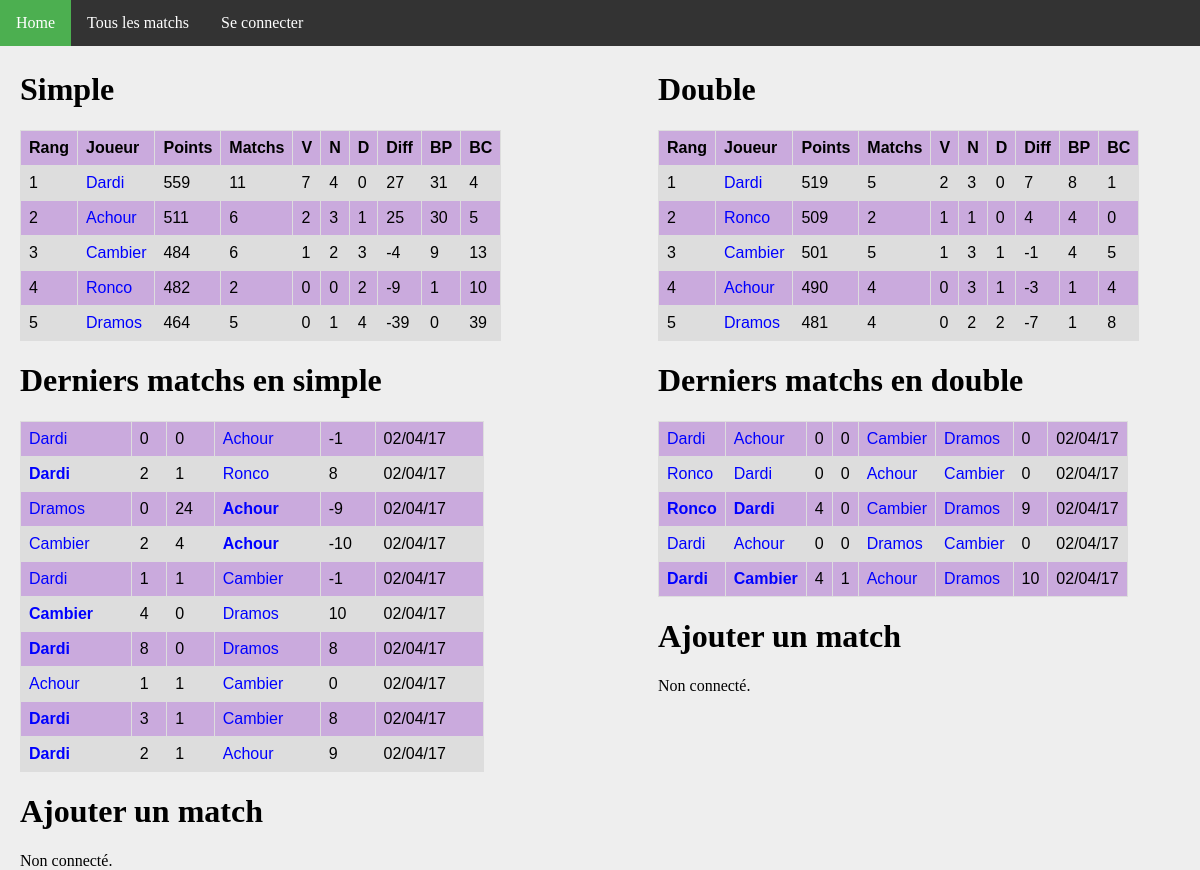
The page / on the database its author committed.
### ranking/models.py (models this page shows, shortened)
class Joueur(models.Model):
    user = models.OneToOneField(User, on_delete=models.CASCADE)
    pseudo = models.CharField(max_length = 50, default="Pax lambda")
    simple_score = models.IntegerField(default=500)
    simple_rang = models.IntegerField(default=0)
    simple_victoires = models.IntegerField(default=0)
    simple_nuls = models.IntegerField(default=0)
    simple_defaites = models.IntegerField(default=0)
    simple_buts_pour = models.IntegerField(default=0)
    simple_buts_contre = models.IntegerField(default=0)
    double_score = models.IntegerField(default=500)
    double_rang = models.IntegerField(default=0)
    double_victoires = models.IntegerField(default=0)
    double_nuls = models.IntegerField(default=0)
    double_defaites = models.IntegerField(default=0)
    double_buts_pour = models.IntegerField(default=0)
    double_buts_contre = models.IntegerField(default=0)
    @property
    def simple_matchs(self):
        return self.simple_nuls + self.simple_victoires + self.simple_defaites
    @property
    def double_matchs(self):
        return self.double_nuls + self.double_victoires + self.double_defaites
    @property
    def simple_diff(self):
        return self.simple_buts_pour - self.simple_buts_contre
    @property
    def double_diff(self):
        return self.double_buts_pour - self.double_buts_contre

class MatchSimple(models.Model):
    domicile = models.ForeignKey('Joueur', related_name = 'dom')
    exterieur = models.ForeignKey('Joueur', related_name = 'exte')
    date = models.DateTimeField(auto_now=True)
    buts_domicile = models.IntegerField(default=0)
    buts_exterieur = models.IntegerField(default=0)
    points = models.IntegerField(default=0)
    @property
    def winner(self):
        if self.buts_domicile > self.buts_exterieur:
            return 1.
        elif self.buts_domicile < self.buts_exterieur:
            return 0.
        else:
            return 0.5

class MatchDouble(models.Model):
    domicile_1 = models.ForeignKey('Joueur', related_name = 'dom1')
    domicile_2 = models.ForeignKey('Joueur', related_name = 'dom2')
    exterieur_1 = models.ForeignKey('Joueur', related_name = 'exte1')
    exterieur_2 = models.ForeignKey('Joueur', related_name = 'exte2')
    date = models.DateTimeField(auto_now=True)
    buts_domicile = models.IntegerField(default=0)
    buts_exterieur = models.IntegerField(default=0)
    points = models.IntegerField(default=0)
    @property
    def winner(self):
        if self.buts_domicile > self.buts_exterieur:
            return 1.
        elif self.buts_domicile < self.buts_exterieur:
            return 0.
        else:
            return 0.5

### ranking/views.py (the view)
# urls.py: url(r'^$', views.index, name='index'),
def index(request):
    n_matchs = 10
    context = {
        'simple_ranking': Joueur.objects.order_by('simple_rang').all(),
        'double_ranking': Joueur.objects.order_by('double_rang').all(),
        'simple_matchs': MatchSimple.objects.order_by('-date').all()[:n_matchs],
        'double_matchs': MatchDouble.objects.order_by('-date').all()[:n_matchs],
    }
    return render(request, 'index.html', context)

### ranking/templates/index.html
{% extends 'base.html' %}
{% block body %}
<div id="column1" style="float:left; margin:0; width:40%;">
    <h1>Simple</h1>
    <table>
        <tr>
            <th>Rang</th>
            <th>Joueur</th>
            <th>Points</th>
            <th>Matchs</th>
            <th>V</th>
            <th>N</th>
            <th>D</th>
            <th>Diff</th>
            <th>BP</th>
            <th>BC</th>
        </tr>
        {% for j in simple_ranking %}
        <tr>
            <td>{{ j.simple_rang }}</td>
            <td><a class='joueur' href="{% url 'joueur' j.id %}">{{j.pseudo}}</a></td>
            <td>{{j.simple_score}}</td>
            <td>{{j.simple_matchs}}</td>
            <td>{{j.simple_victoires}}</td>
            <td>{{j.simple_nuls}}</td>
            <td>{{j.simple_defaites}}</td>
            <td>{{j.simple_diff}}</td>
            <td>{{j.simple_buts_pour}}</td>
            <td>{{j.simple_buts_contre}}</td>
        </tr>
        {% endfor %}
    </table>
    <h1>Derniers matchs en simple</h1>
    <table>
        {% for m in simple_matchs %}
        <tr>
            <td {% if m.winner == 1 %} style='font-weight:bold'{% endif %} >
                <a class="joueur" href="{% url 'joueur' m.domicile.id %}">{{m.domicile.pseudo}}</a>
            </td>
            <td>{{m.buts_domicile}}</td>
            <td>{{m.buts_exterieur}}</td>
            <td {% if m.winner == 0 %} style='font-weight:bold'{% endif %} >
                <a class='joueur' href="{% url 'joueur' m.exterieur.id %}">{{m.exterieur.pseudo}}</a>
            </td>
            <td>{{m.points}}</td>
            <td>{{m.date | date:'d/m/y'}}</td>
        </tr>
        {% endfor %}
    </table>
    <h1>Ajouter un match</h1>
    {% if request.user.is_authenticated %}
    {% if message %}<p><strong>{{ message }}</strong></p>{% endif %}
    <form action="{% url 'traiter_match' %}" method='post'>
        {% csrf_token %}
        <label for="adv">Adversaire :</label>
        <select name="adv">
            {% for j in simple_ranking %}
                <option value="{{j.id}}">{{j.pseudo}}</option>
            {% endfor %}
        </select>
        <br/>
        Score :
        <input name="score_1" min="0" max="30" type="number" value="0"/>
        -
        <input name="score_2" min="0" max="30" type="number" value="0"/>
        <br/><input type="submit" value="Valider"/>
	</form>
    {% else %}
        Non connecté.
    {% endif %}
</div>
<div id="column2" style="float:left; margin-left:15%;width:40%;">
<h1>Double</h1>
<table>
    <tr>
        <th>Rang</th>
        <th>Joueur</th>
        <th>Points</th>
        <th>Matchs</th>
        <th>V</th>
        <th>N</th>
        <th>D</th>
        <th>Diff</th>
        <th>BP</th>
        <th>BC</th>
    </tr>
    {% for j in double_ranking %}
    <tr>
        <td>{{ j.double_rang }}</td>
        <td><a class='joueur' href="{% url 'joueur' j.id %}">{{j.pseudo}}</a></td>
        <td>{{j.double_score}}</td>
        <td>{{j.double_matchs}}</td>
        <td>{{j.double_victoires}}</td>
        <td>{{j.double_nuls}}</td>
        <td>{{j.double_defaites}}</td>
        <td>{{j.double_diff}}</td>
        <td>{{j.double_buts_pour}}</td>
        <td>{{j.double_buts_contre}}</td>
    </tr>
    {% endfor %}
    </table>
    <h1>Derniers matchs en double</h1>
    <table>
        {% for m in double_matchs %}
        <tr>
            <td {% if m.winner == 1 %} style='font-weight:bold'{% endif %} >
                <a class="joueur" href="{% url 'joueur' m.domicile_1.id %}">{{m.domicile_1.pseudo}}</a>
            </td>
            <td {% if m.winner == 1 %} style='font-weight:bold'{% endif %} >
                <a class="joueur" href="{% url 'joueur' m.domicile_2.id %}">{{m.domicile_2.pseudo}}</a>
            </td>
            <td>{{m.buts_domicile}}</td>
            <td>{{m.buts_exterieur}}</td>
            <td {% if m.winner == 0 %} style='font-weight:bold'{% endif %} >
                <a class='joueur' href="{% url 'joueur' m.exterieur_1.id %}">{{m.exterieur_1.pseudo}}</a>
            </td>
            <td {% if m.winner == 0 %} style='font-weight:bold'{% endif %} >
                <a class='joueur' href="{% url 'joueur' m.exterieur_2.id %}">{{m.exterieur_2.pseudo}}</a>
            </td>
            <td>{{m.points}}</td>
            <td>{{m.date | date:'d/m/y'}}</td>
        </tr>
        {% endfor %}
    </table>
    <h1>Ajouter un match</h1>
    {% if request.user.is_authenticated %}
    {% if message %}<p><strong>{{ message }}</strong></p>{% endif %}
    <form action="{% url 'traiter_match_double' %}" method='post'>
        {% csrf_token %}
        <label for="co">Coéquipier :</label>
        <select name="co">
            {% for j in double_ranking %}
                <option value="{{j.id}}">{{j.pseudo}}</option>
            {% endfor %}
        </select>
        <br/>
        <label for="adv_1">Adversaire :</label>
        <select name="adv_1">
            {% for j in double_ranking %}
                <option value="{{j.id}}">{{j.pseudo}}</option>
            {% endfor %}
        </select>
        <br/>
        <label for="adv_2">Adversaire :</label>
        <select name="adv_2">
            {% for j in double_ranking %}
                <option value="{{j.id}}">{{j.pseudo}}</option>
            {% endfor %}
        </select>
        <br/>
        Score :
        <input name="score_1" min="0" max="30" type="number" value="0"/>
        -
        <input name="score_2" min="0" max="30" type="number" value="0"/>
        <br/><input type="submit" value="Valider"/>
	</form>
    {% else %}
        Non connecté.
    {% endif %}
</div>
{% endblock %}

### ranking/static/style.css (style rules this page uses)
a { color: blue; text-decoration: none; }
body { background: #EEEEEE; margin: 0px; }
table { font-family: arial, sans-serif; border-collapse: collapse; width: 100%; }
td, th { border: 1px solid #dddddd; text-align: left; padding: 8px; }
tr:nth-child(even) { background-color: #DDDDDD; }
tr:nth-child(odd) { background-color: #CAAADD; }

### rows shown on the page
Joueur: simple_rang "1", pseudo "Dardi", simple_score "559", simple_matchs "11", simple_victoires "7", simple_nuls "4", simple_defaites "0", simple_diff "27", simple_buts_pour "31", simple_buts_contre "4", double_rang "1", double_score "519", double_matchs "5", double_victoires "2", double_nuls "3", double_defaites "0", double_diff "7", double_buts_pour "8", double_buts_contre "1"
Joueur: simple_rang "2", pseudo "Achour", simple_score "511", simple_matchs "6", simple_victoires "2", simple_nuls "3", simple_defaites "1", simple_diff "25", simple_buts_pour "30", simple_buts_contre "5", double_rang "4", double_score "490", double_matchs "4", double_victoires "0", double_nuls "3", double_defaites "1", double_diff "-3", double_buts_pour "1", double_buts_contre "4"
Joueur: simple_rang "3", pseudo "Cambier", simple_score "484", simple_matchs "6", simple_victoires "1", simple_nuls "2", simple_defaites "3", simple_diff "-4", simple_buts_pour "9", simple_buts_contre "13", double_rang "3", double_score "501", double_matchs "5", double_victoires "1", double_nuls "3", double_defaites "1", double_diff "-1", double_buts_pour "4", double_buts_contre "5"
Joueur: simple_rang "4", pseudo "Ronco", simple_score "482", simple_matchs "2", simple_victoires "0", simple_nuls "0", simple_defaites "2", simple_diff "-9", simple_buts_pour "1", simple_buts_contre "10", double_rang "2", double_score "509", double_matchs "2", double_victoires "1", double_nuls "1", double_defaites "0", double_diff "4", double_buts_pour "4", double_buts_contre "0"
Joueur: simple_rang "5", pseudo "Dramos", simple_score "464", simple_matchs "5", simple_victoires "0", simple_nuls "1", simple_defaites "4", simple_diff "-39", simple_buts_pour "0", simple_buts_contre "39", double_rang "5", double_score "481", double_matchs "4", double_victoires "0", double_nuls "2", double_defaites "2", double_diff "-7", double_buts_pour "1", double_buts_contre "8"
MatchSimple: domicile.pseudo "Dardi", buts_domicile "0", buts_exterieur "0", exterieur.pseudo "Achour", points "-1", date "02/04/17"
MatchSimple: domicile.pseudo "Dardi", buts_domicile "2", buts_exterieur "1", exterieur.pseudo "Ronco", points "8", date "02/04/17"
MatchSimple: domicile.pseudo "Dramos", buts_domicile "0", buts_exterieur "24", exterieur.pseudo "Achour", points "-9", date "02/04/17"
MatchSimple: domicile.pseudo "Cambier", buts_domicile "2", buts_exterieur "4", exterieur.pseudo "Achour", points "-10", date "02/04/17"
MatchSimple: domicile.pseudo "Dardi", buts_domicile "1", buts_exterieur "1", exterieur.pseudo "Cambier", points "-1", date "02/04/17"
MatchSimple: domicile.pseudo "Cambier", buts_domicile "4", buts_exterieur "0", exterieur.pseudo "Dramos", points "10", date "02/04/17"
MatchSimple: domicile.pseudo "Dardi", buts_domicile "8", buts_exterieur "0", exterieur.pseudo "Dramos", points "8", date "02/04/17"
MatchSimple: domicile.pseudo "Achour", buts_domicile "1", buts_exterieur "1", exterieur.pseudo "Cambier", points "0", date "02/04/17"
MatchSimple: domicile.pseudo "Dardi", buts_domicile "3", buts_exterieur "1", exterieur.pseudo "Cambier", points "8", date "02/04/17"
MatchSimple: domicile.pseudo "Dardi", buts_domicile "2", buts_exterieur "1", exterieur.pseudo "Achour", points "9", date "02/04/17"
MatchDouble: domicile_1.pseudo "Dardi", domicile_2.pseudo "Achour", buts_domicile "0", buts_exterieur "0", exterieur_1.pseudo "Cambier", exterieur_2.pseudo "Dramos", points "0", date "02/04/17"
MatchDouble: domicile_1.pseudo "Ronco", domicile_2.pseudo "Dardi", buts_domicile "0", buts_exterieur "0", exterieur_1.pseudo "Achour", exterieur_2.pseudo "Cambier", points "0", date "02/04/17"
MatchDouble: domicile_1.pseudo "Ronco", domicile_2.pseudo "Dardi", buts_domicile "4", buts_exterieur "0", exterieur_1.pseudo "Cambier", exterieur_2.pseudo "Dramos", points "9", date "02/04/17"
MatchDouble: domicile_1.pseudo "Dardi", domicile_2.pseudo "Achour", buts_domicile "0", buts_exterieur "0", exterieur_1.pseudo "Dramos", exterieur_2.pseudo "Cambier", points "0", date "02/04/17"
MatchDouble: domicile_1.pseudo "Dardi", domicile_2.pseudo "Cambier", buts_domicile "4", buts_exterieur "1", exterieur_1.pseudo "Achour", exterieur_2.pseudo "Dramos", points "10", date "02/04/17"
